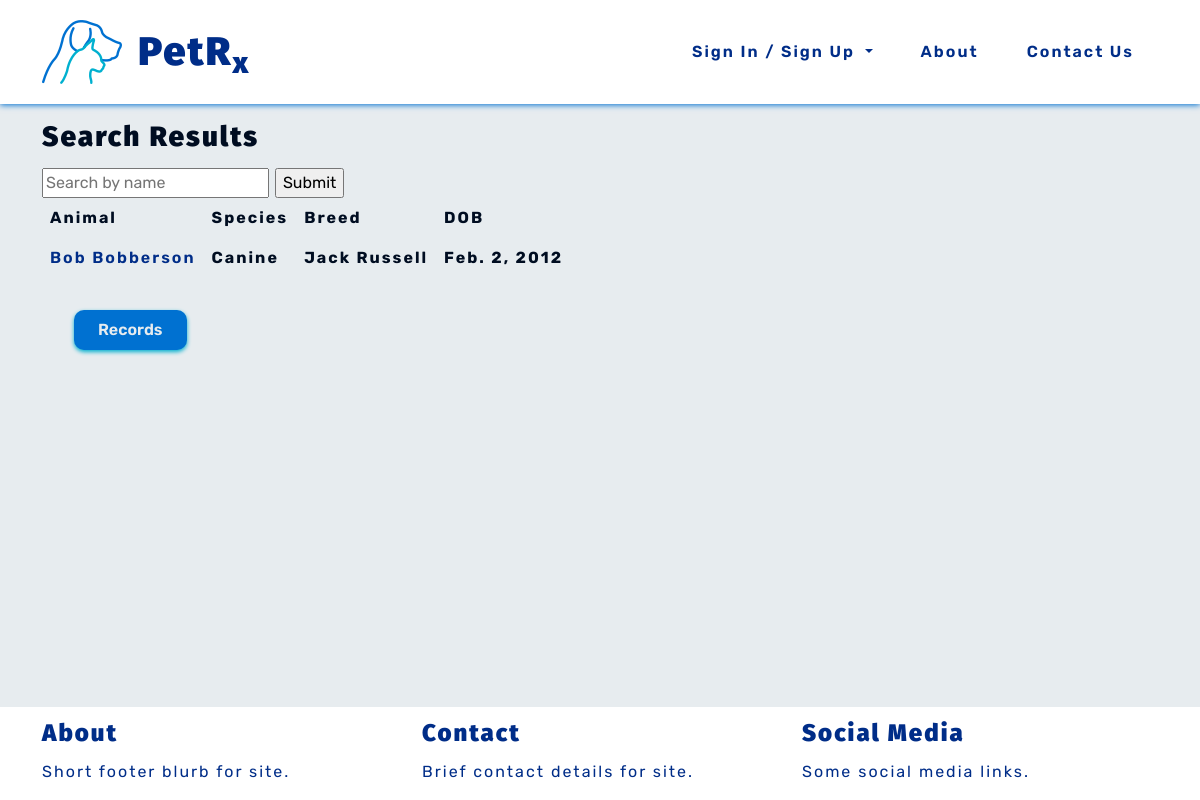
The app's page /records/record-search/, older data.
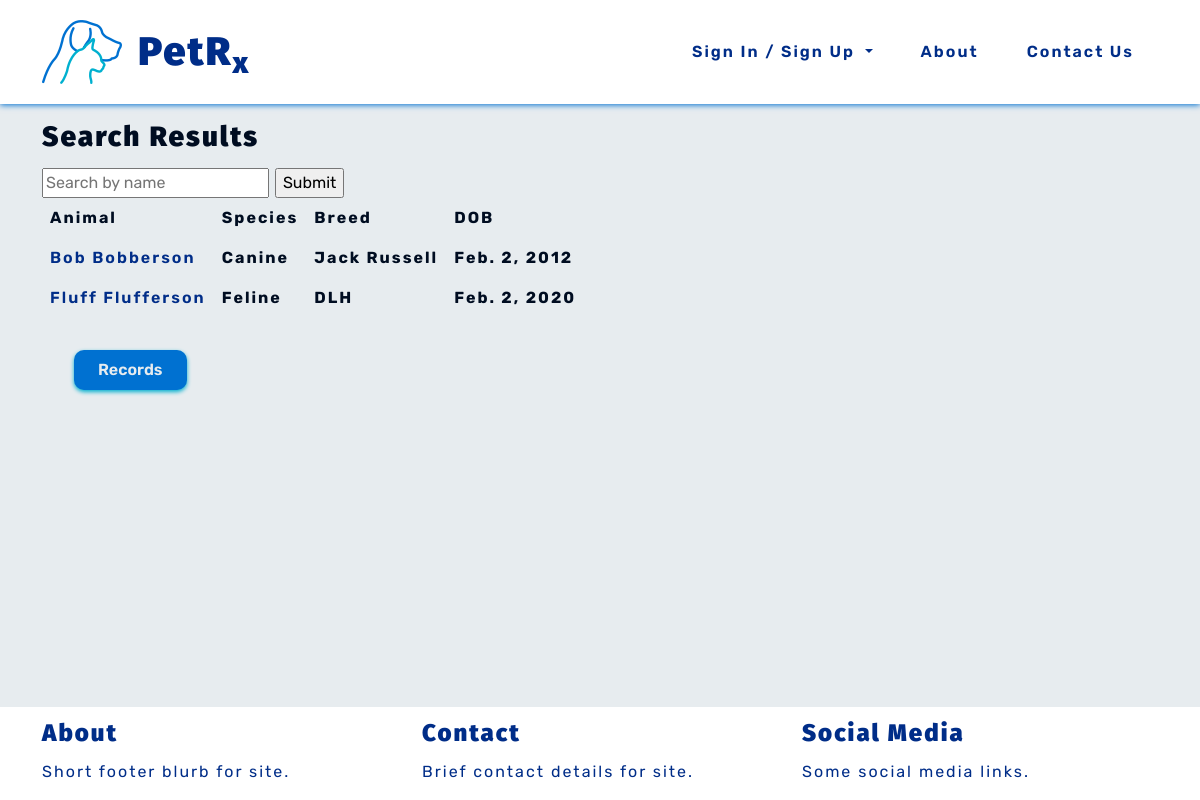
The same page, newer data.
### records/models.py (models this page shows)
class Record(models.Model):
    name = models.CharField(max_length=50)
    surname = models.CharField(max_length=50)
    date_of_birth = models.DateField()
    species = models.CharField(choices=SPECIES, max_length=10)
    breed = models.CharField(max_length=50)
    sex = models.CharField(choices=SEX, max_length=10)
    weight = models.DecimalField(max_digits=5, decimal_places=2)
    note = models.CharField(max_length=300, blank=True)
    def __str__(self):
        return self.name + " " + self.surname
    class Meta:
        ordering = ['surname']
        unique_together = ['name', 'surname', 'date_of_birth', 'species', 'breed', 'sex']

### records/views.py (the view)
# urls.py: path('record-search/', views.record_search, name='record_search'),
def record_search(request):
    query = request.GET.get('query')
    record_qs = Record.objects.all()
    if query is not None:
        args = Q(name__icontains=query) | Q(surname__icontains=query)
        record_qs = Record.objects.filter(args)
    context = {'record_list': record_qs}
    return render(request, 'records/record_search.html', context)

### records/templates/records/record_search.html (shortened to what this page needs)
{% extends 'base.html' %}
{% block content %}
<h3> Search Results </h3>
<form method="GET" action="{% url 'records:record_search' %}">
    <input type="text" name="query" placeholder="Search by name">
    <input type="submit">
</form>
{% if record_list %}
<table>
    <tr>
        <th>Animal</th>
        <th>Species</th>
        <th>Breed</th>
        <th>DOB</th>
    </tr>
    {% for record in record_list %}
    <tr>
        <th><a class="prescrip-links"
            href="{% url 'records:animal_profile' animal_id=record.id %}">{{ record }}</a>
        <th>{{ record.species }}</th>
        <th>{{ record.breed }}</th>
        <th>{{ record.date_of_birth }}</th>
    <tr>
        {% endfor %}
</table>
{% else %}
<p>No record found.</p>
{% endif %}
    <a class="pet-btns" href="{% url 'records:records' %}">Records</a>
{% endblock %}

### templates/base.html (shortened to what this page needs)
{% load static %}
<!DOCTYPE html>
<html lang="en">
<head>
    <link href="https://cdn.jsdelivr.net/npm/bootstrap@5.0.2/dist/css/bootstrap.min.css" rel="stylesheet">
    <link rel="stylesheet" type="text/css" href="{% static 'css/style.css' %}">
</head>
<body>
    {% include 'nav/header.html' %}
<div class="container-md">
    {% block content %}{% endblock content %}
</div>
    {% include 'nav/footer.html' %}
</body>
</html>

### templates/nav/header.html (shortened to what this page needs)
{% load static %}
<header>
  <nav id="navbar" class="navbar navbar-expand-lg blue-text">
    <div class="container-sm">
      <a class="navbar-brand" href="{% url 'vetprofiles:index' %}"><img src="{% static 'images/petrxlogo.png' %}"
          alt="PetRx Logo"></a>
      <h1 class="nav-title">PetR<sub>x</sub></h1>
      <div class="collapse navbar-collapse" id="navbarSupportedContent">
        <ul class="navbar-nav ms-auto mb-2 mb-lg-0">
          {% if user.is_authenticated %}
          <li class="nav-item">
            <a class="pet-links" href="{% url 'vetprofiles:profile' %}">Profile</a>
          </li>
          <li class="nav-item">
            <a class="pet-links" href="{% url 'records:records' %}">Records</a>
          </li>
          <li class="nav-item">
            <a class="pet-links" href="{% url 'vetprofiles:logout' %}">Logout</a>
          </li>
          <li class="nav-item dropdown">
            <ul class="dropdown-menu" aria-labelledby="navbarDropdown">
              <li><a class="dropdown-item" href="{% url 'vetprofiles:profile' %}">Profile</a></li>
              <li><a class="dropdown-item" href="{% url 'records:records' %}">Records</a></li>
              <li><a class="dropdown-item" href="{% url 'vetprofiles:logout' %}">Logout</a></li>
            </ul>
          </li>
          {% else %}
          <li class="nav-item">
            <div class="dropdown show">
              <a class="dropdown-toggle pet-links" href="#" role="button" id="dropdownMenuLink"
                data-bs-toggle="dropdown" aria-haspopup="true" aria-expanded="false">
                Sign In / Sign Up
              </a>
            </div>
          </li>
          <li class="nav-item">
            <a class="pet-links" href="{% url 'vetprofiles:about' %}">About</a>
          </li>
          <li class="nav-item">
            <a class="pet-links" href="{% url 'vetprofiles:contact' %}">Contact Us</a>
          </li>
          {% endif %}
        </ul>
      </div>
    </div>
  </nav>
</header>

### templates/nav/footer.html
<footer class="fixed-bottom">
    <div class="container-md">
        <div class="row">
            <div class="col">
                <h4>About</h4>
                <p>Short footer blurb for site.</p>
            </div>
            <div class="col">
                <h4>Contact</h4>
                <p>Brief contact details for site.</p>
            </div>
            <div class="col">
                <h4>Social Media</h4>
                <p>Some social media links.</p>
            </div>
        </div>
    </div>
</footer>

### static/css/style.css (style rules this page uses)
:root { --site-white: #e7ecef; --site-black: #000d21; --site-dark-blue: #002d88; --site-light-blue: #0071d1; --site-turquoise: #00b0cf; }
html { height: 100%; }
body { font-family: "Rubik", sans-serif; color: var(--site-black); font-size: 1rem; letter-spacing: 2px; background: var(--site-white); }
h1, h2, h3, h4 { font-family: "Fira Sans", "Rubik", sans-serif; font-weight: 900; margin-top: 0.5em; margin-bottom: 0.5em; }
.blue-text { color: var(--site-dark-blue); }
li { list-style: none; }
a { text-decoration: none; }
.pet-links { cursor: pointer; display: block; padding: 0.25rem 0.5rem; color: var(--site-dark-blue); font-weight: 600; margin: 1em; transition: color .8s linear, box-shadow 1s linear; }
.prescrip-links { cursor: pointer; color: var(--site-dark-blue); font-weight: 600; margin: 0; transition: color .5s linear; }
.pet-btns { cursor: pointer; display: inline-block; background-color: var(--site-light-blue); color: var(--site-white); letter-spacing: 0px; font-weight: 600; padding: 0.5em 1.5em; margin: 2em; border: none; border-radius: 10px; box-shadow: 0 2px 4px 0 var(--site-turquoise); transition: all .2s linear; }
th, td { padding: 0.5em; }
#navbar { margin-bottom: 1em; background-color: #fff; color: var(--site-dark-blue); box-shadow: 0 1px 6px 0 var(--site-light-blue); }
footer { background-color: white; color: var(--site-dark-blue); }

Row changes from the older to the newer data that the page shows:
added Record: name+surname "Fluff Flufferson", species "Feline", breed "DLH", date_of_birth "Feb. 2, 2020"
